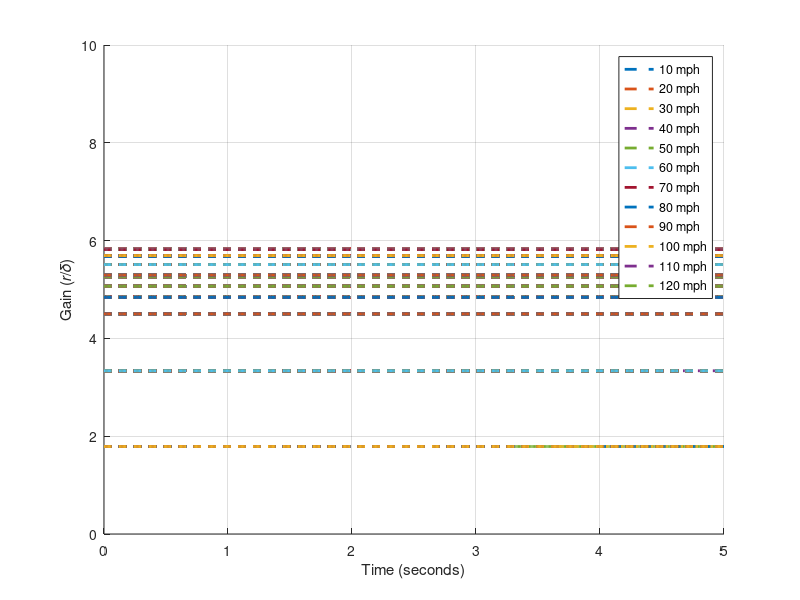
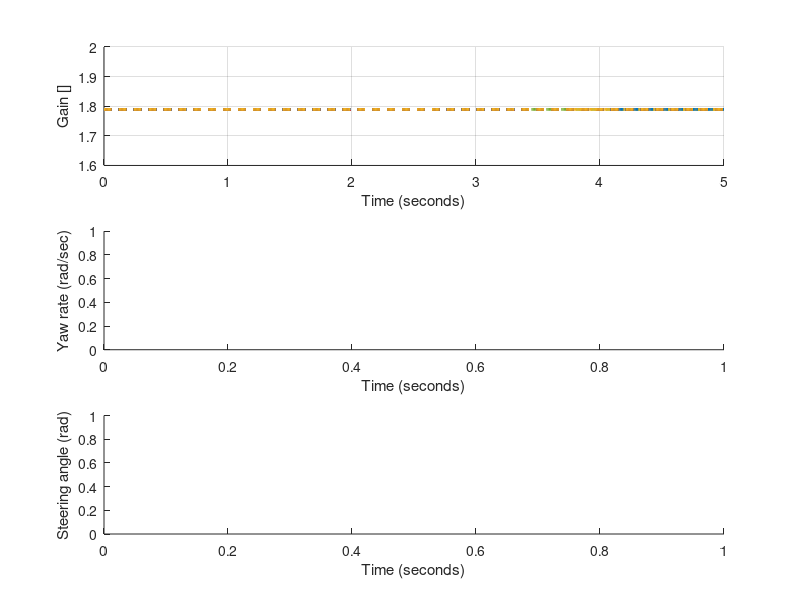

Reproduce these figures in MATLAB, in order. (Note: this script raises an error after producing the figures.)
%% Load some initial values:

% Conversion factors:
deg2rad = pi / 180;
rad2deg = 180 / pi;
in2ft = 1 / 12;
ft2in = 12;
mph2ftps = 5280 / 3600;
ftps2mph = 3600 / 5280;

% Bicycle model parameters:
W = 3000; % lbs
Ws = 2700; % lbs
g = 32.174; % ft/sec^2
x1 = 3.5; % ft
x2 = -4.5; % ft = -1.0; % ft
h = -1.0; % ft
track_width = 6.0; % ft
Iz = 40000 / g; % lbs*ft^2
Ix = 15000 / g; % lbs*ft^2
c = 0.5; % ft
dl_phi_f = 8000; % lbs*ft 
dl_phi_r = 5000; % lbs*ft
dl_dphi_f = 1000; % lbs*ft
dl_dphi_r = 500; % lbs*ft

p = 12*in2ft; % ft
d = 12*in2ft; % ft
gear_ratio = 15; % []
efficiency = 1.0; % Steering gearbox efficiency
Ks = 10*in2ft*rad2deg; % (in*lbs/deg)*(ft/in)*(deg/rad) -> ft*lbs / rad
tm = 3*in2ft; % in*(ft/in)-> ft - Pneumatic trail

% Masses:
m = W / g;
ms = Ws / g;

% u = 30; % ft/sec

C1 = 2*140*180/pi; %*rad2deg; % lbs/deg * (deg/rad) -> lbs / rad
C2 = 2*140*180/pi; % *rad2deg; % lbs/deg * (deg/rad) -> lbs / rad

l2 = x1 - x2; % Wheelbase

%% 1. Repeat the steps in (Part 1: 2-DoF Vehicle) with a three degree of freedom model allowing sprung
% mass roll. Using the steady-state yaw rate response, construct plots from 0 to 120 mph (i.e. 𝛿 ) for
% various speeds without roll steer and with a rear roll steer coefficient of 𝜖𝑟 = −0.03.

% Calculate the steady state gains for different speeds:

speeds = linspace(10, 120, 12)*mph2ftps;

delta2r_gain_arr = zeros(1, length(speeds));

dt = 0.01;
t_initial = 0;
t_final = 5;

t = linspace(t_initial, t_final, (t_final - t_initial) / dt);


figure; 
hold on;
grid on;
xlabel('Time (seconds)');
ylabel('Gain (𝑟/𝛿)');
xlim([t_initial, t_final]);
ylim([0, 10.0]);

% TODO: Calculate K_understeer

% Roll steer:
eps1 = 0;
eps2 = -0.03;

C_phi1 = C1*eps1; C_phi2 = C2*eps2;
Ca = C1 + C2;
Cb = x1*C1 + x2*C2;
Cc = x1*x1*C1 + x2*x2*C2;

% Roll stiffness:
K_phi = (dl_phi_f + dl_phi_f + ms*g*h); % lb*ft / rad
% Roll damping:
D_phi = (dl_dphi_f + dl_dphi_r); % lb*ft/sec / (rad/sec)


legend_arr = cell(1, length(speeds)); 
for i = 1:length(speeds)
    u = speeds(i);

    K_understeer_wout_roll = (-m*(Cb)/(C1*C2*l2));
    K_roll_effect = (ms*h/K_phi)*(Cb*(C_phi1 + C_phi2) - Ca*(x1*C_phi1 + x2*C_phi2))/(C1*C2*l2);

    % K_understeer = K_understeer_wout_roll + K_roll_effect;
    % 
    % delta2r_gain_arr(i) = (u) / (l2 + u*u*K_understeer);
    
    delta2r_gain_arr(i) = (u*C1*(Cb-x1*Ca)) /(Cb*Cb - Ca*Cc + Cb*m*u*u + (x1*Ca*C_phi1 + x2*Ca*C_phi2 - (C_phi1 + C_phi2)*Cb)*(ms*h*u*u / K_phi));

    % plot each gain in an xy plot:
    plot(t, delta2r_gain_arr(i)*ones(length(t)), '--', 'LineWidth', 2);
    legend_arr{i} = [num2str(u*ftps2mph) ' mph'];
    hold on;
end

legend(legend_arr{:});

hold off;

%% 2. Using the 3-DoF equations of motion, simulate the vehicle response to a steering input.
% Determine the steering input required to result in a 400 𝑓𝑡 radius turn (hint: knowing the forward
% speed and radius of a circle, the required yaw rate can be calculated). Repeat the result at
% increments of 10 mph from 10 to 120 mph. Compare the results with the steady-state results from
% 1) above. As before, we are using this step to validate your simulation model.

radius = 400; % ft
speeds = linspace(10, 120, 12);
speeds = speeds*mph2ftps;

% Time domain simulation:
t_initial = 0; % sec
t_final = 5; % sec
dt = 0.01; % sec
t = linspace(t_initial, t_final, (t_final - t_initial) / dt);



figure;
subplot(3,1,1);
xlabel('Time (seconds)');
ylabel('Gain []');
hold on;
grid on;

subplot(3,1,2);
xlabel('Time (seconds)');
ylabel('Yaw rate (rad/sec)');
hold on;

subplot(3,1,3);
xlabel('Time (seconds)');
ylabel('Steering angle (rad)');
hold on;

legend_gains_arr = cell(1, length(speeds));
legend_yaw_rate_arr = cell(1, length(speeds));
legend_steering_angle_arr = cell(1, length(speeds));

eps1 = 0; eps2 = -0.03;

for i = 1:length(speeds)
    u = speeds(i);

    % K_understeer_wout_roll = (-m*(Cb)/(C1*C2*l2));
    % K_roll_effect = (ms*h/K_phi)*(Cb*(C_phi1 + C_phi2) - Ca*(x1*C_phi1 + x2*C_phi2))/(C1*C2*l2);
    
    delta2r_gain_arr(i) = (u*C1*(Cb-x1*Ca)) /(Cb*Cb - Ca*Cc + Cb*m*u*u + (x1*Ca*C_phi1 + x2*Ca*C_phi2 - (C_phi1 + C_phi2)*Cb)*(ms*h*u*u / K_phi));

    subplot(3,1,1);
    plot(t, delta2r_gain_arr(i)*ones(length(t)), '--', 'LineWidth', 2);
    legend_gains_arr{i} = ['s.s gain = ' num2str(delta2r_gain_arr(i)) ' @ ' num2str(u*ftps2mph) 'mph'];
    
    subplot(3,1,2);
    delta2 = (u / radius)*ones(1, length(t));

    % Simulate:
    states_arr2 = simulate_bike_3dof(dt, t, m, x1, x2, C1, C2, Iz, u, delta2, ms, h, K_phi, D_phi, eps1, eps2, Ix, c);
    plot(t, states_arr2(2,:));
    legend_yaw_rate_arr{i} = ['Calculated s.s gain @ ' num2str(u*ftps2mph) ' is ' num2str(states_arr2(2, length(t))/delta2(length(t)))];

    subplot(3,1,3);
    plot(t, delta2);
    legend_steering_angle_arr{i} = ['𝛿 = ' num2str(delta2(1)) ' @ ' num2str(u*ftps2mph) 'mph'];
end


subplot(3,1,1);
legend(legend_gains_arr);
grid on;

subplot(3,1,2);
legend(legend_yaw_rate_arr);
grid on;

subplot(3,1,3);
legend(legend_steering_angle_arr);
grid on;

hold off;

%% 3. Use the steering input calculated in 4) from Part 1 as an input to your simulation. Repeat results
% for the following combinations of roll steer coefficients:

%% Configuration A: 
eps1 = 0.04; eps2 = 0.04;
desired_radius = 400;

K_understeer_wout_roll = (-m*(Cb)/(C1*C2*l2));
K_roll_effectA = (ms*h/K_phi)*(Cb*(C_phi1 + C_phi2) - Ca*(x1*C_phi1 + x2*C_phi2))/(C1*C2*l2);

K_understeerA = K_understeer_wout_roll + K_roll_effectA;

test_model(dt, t, m, x1, x2, C1, C2, Iz, speeds, ms, h, K_phi, D_phi, eps1, eps2, Ix, c, desired_radius);

%% Configuration B:
eps1 = 0.04; eps2 = 0.0;
desired_radius = 400;

C_phi1 = eps1*C1; C_phi2 = eps2*C2;

K_understeer_wout_roll = (-m*(Cb)/(C1*C2*l2));
K_roll_effectB = (ms*h/K_phi)*(Cb*(C_phi1 + C_phi2) - Ca*(x1*C_phi1 + x2*C_phi2))/(C1*C2*l2);

K_understeerB = K_understeer_wout_roll + K_roll_effectB;

test_model(dt, t, m, x1, x2, C1, C2, Iz, speeds, ms, h, K_phi, D_phi, eps1, eps2, Ix, c, desired_radius);

%% Configuration C:
eps1 = 0.04; eps2 = -0.04;
desired_radius = 400;

C_phi1 = eps1*C1; C_phi2 = eps2*C2;

K_understeer_wout_roll = (-m*(Cb)/(C1*C2*l2));
K_roll_effectC = (ms*h/K_phi)*(Cb*(C_phi1 + C_phi2) - Ca*(x1*C_phi1 + x2*C_phi2))/(C1*C2*l2);

K_understeerC = K_understeer_wout_roll + K_roll_effectC;

test_model(dt, t, m, x1, x2, C1, C2, Iz, speeds, ms, h, K_phi, D_phi, eps1, eps2, Ix, c, desired_radius);

%% Configuration D:
eps1 = 0; eps2 = 0.04;
desired_radius = 400;

C_phi1 = eps1*C1; C_phi2 = eps2*C2;

K_understeer_wout_roll = (-m*(Cb)/(C1*C2*l2));
K_roll_effectD = (ms*h/K_phi)*(Cb*(C_phi1 + C_phi2) - Ca*(x1*C_phi1 + x2*C_phi2))/(C1*C2*l2);

K_understeerD = K_understeer_wout_roll + K_roll_effectD;

test_model(dt, t, m, x1, x2, C1, C2, Iz, speeds, ms, h, K_phi, D_phi, eps1, eps2, Ix, c, desired_radius);

%% Configuration E:
eps1 = 0; eps2 = 0;
desired_radius = 400;

C_phi1 = eps1*C1; C_phi2 = eps2*C2;

K_understeer_wout_roll = (-m*(Cb)/(C1*C2*l2));
K_roll_effectE= (ms*h/K_phi)*(Cb*(C_phi1 + C_phi2) - Ca*(x1*C_phi1 + x2*C_phi2))/(C1*C2*l2);

K_understeerE = K_understeer_wout_roll + K_roll_effectE;

test_model(dt, t, m, x1, x2, C1, C2, Iz, speeds, ms, h, K_phi, D_phi, eps1, eps2, Ix, c, desired_radius);

%% Configuration F:
eps1 = 0; eps2 = -0.04;
desired_radius = 400;

C_phi1 = eps1*C1; C_phi2 = eps2*C2;

K_understeer_wout_roll = (-m*(Cb)/(C1*C2*l2));
K_roll_effectF = (ms*h/K_phi)*(Cb*(C_phi1 + C_phi2) - Ca*(x1*C_phi1 + x2*C_phi2))/(C1*C2*l2);

K_understeerF = K_understeer_wout_roll + K_roll_effectF;

test_model(dt, t, m, x1, x2, C1, C2, Iz, speeds, ms, h, K_phi, D_phi, eps1, eps2, Ix, c, desired_radius);

%% Configuration G:
eps1 = -0.04; eps2 = 0.04;
desired_radius = 400;

C_phi1 = eps1*C1; C_phi2 = eps2*C2;

K_understeer_wout_roll = (-m*(Cb)/(C1*C2*l2));
K_roll_effectG = (ms*h/K_phi)*(Cb*(C_phi1 + C_phi2) - Ca*(x1*C_phi1 + x2*C_phi2))/(C1*C2*l2);

K_understeerG = K_understeer_wout_roll + K_roll_effectG;

test_model(dt, t, m, x1, x2, C1, C2, Iz, speeds, ms, h, K_phi, D_phi, eps1, eps2, Ix, c, desired_radius);


%% Configuration H:
eps1 = -0.04; eps2 = 0;
desired_radius = 400;

C_phi1 = eps1*C1; C_phi2 = eps2*C2;

K_understeer_wout_roll = (-m*(Cb)/(C1*C2*l2));
K_roll_effectH = (ms*h/K_phi)*(Cb*(C_phi1 + C_phi2) - Ca*(x1*C_phi1 + x2*C_phi2))/(C1*C2*l2);

K_understeerH = K_understeer_wout_roll + K_roll_effectH;

test_model(dt, t, m, x1, x2, C1, C2, Iz, speeds, ms, h, K_phi, D_phi, eps1, eps2, Ix, c, desired_radius);

%% Configuration I:
eps1 = -0.04; eps2 = -0.04;
desired_radius = 400;

C_phi1 = eps1*C1; C_phi2 = eps2*C2;

K_understeer_wout_roll = (-m*(Cb)/(C1*C2*l2));
K_roll_effectI = (ms*h/K_phi)*(Cb*(C_phi1 + C_phi2) - Ca*(x1*C_phi1 + x2*C_phi2))/(C1*C2*l2);

K_understeerI = K_understeer_wout_roll + K_roll_effectI;

test_model(dt, t, m, x1, x2, C1, C2, Iz, speeds, ms, h, K_phi, D_phi, eps1, eps2, Ix, c, desired_radius);






%% Test the model here:

t_initial = 0;
t_final = 5;
t = linspace(t_initial, t_final, (t_final - t_initial) / dt);

% Generate a step input for the steering angle delta:
delta_test = zeros(1, length(t));
delta_test(1, length(t)/4:length(t)) = 0.1;

states_arr = simulate_bike_3dof(dt, t, m, x1, x2, C1, C2, Iz, u, delta_test, ms, h, K_phi, D_phi, eps1, eps2, Ix, c);

% Time plots for each state:
figure
plot(t, states_arr(1,:));
figure
plot(t, states_arr(2,:));



%% Build Yaw Plane Model with roll:


function states_arr = simulate_bike_3dof(dt, t, m, x1, x2, C1, C2, Iz, u, delta, ms, h, K_phi, D_phi, eps1, eps2, Ix, c)
    % Bicycle model using attack angle conventions + roll as a 3rd degree of freedom:
    % Attack angle is the negative of the slip angle
    % The sign is embedded in the x1 and x2 distances

    % Ordinary bicycle model:
    Ca = C1 + C2;
    Cb = x1*C1 + x2*C2;
    Cc = x1*x1*C1 + x2*x2*C2;
    
    % Roll steer effects:
    C_phi1 = C1*eps1; C_phi2 = C2*eps2;

    % Parallel axis theorem:
    Ix_steiner = Ix + ms*h*h;

    A = [
        -Ca/u, -Cb/u - m*u, 0, C_phi1 + C_phi2;
        -Cb/u, -Cc/u, 0, x1*C_phi1 + x2*C_phi2;
        0, ms*h*u, -D_phi, -K_phi;  
    ];
    
    B = [
        C1;
        x1*C1;
        0; 
    ];

    inertia_matrix = [
        m, 0, -ms*h;
        0, Iz, -ms*h*c;
        -ms*h, -ms*h*c, Ix_steiner;
    ];
    
    
    % Discretize using Euler:    
    
    % Initial conditions:
    states = [0; 0; 0; 0];
    states_arr = zeros(length(states),length(t));
    
    % simulation loop:
    for i = 1:length(t)
        states(1:3) = (states(1:3) + dt*inv(inertia_matrix)*(A*states + B*delta(i))); % inv(inertia_matrix)*(A_dis * states + B_dis * delta(i));
        states(4) = states(4) + dt*states(3);
        states_arr(:, i) = states;
    end
end


function test_model(dt, t, m, x1, x2, C1, C2, Iz, speeds, ms, h, K_phi, D_phi, eps1, eps2, Ix, c, desired_radius)

    % Conversion factors:
    deg2rad = pi / 180;
    rad2deg = 180 / pi;
    in2ft = 1 / 12;
    ft2in = 12;
    mph2ftps = 5280 / 3600;
    ftps2mph = 3600 / 5280;

    % Ordinary bicycle model setup:
    Ca = C1 + C2;
    Cb = x1*C1 + x2*C2;
    Cc = x1*x1*C1 + x2*x2*C2;

    l2 = x1 - x2;

    C_phi1 = C1*eps1; C_phi2 = C2*eps2;
    
    % Calculate our understeering coefficient:
    K_understeer_wout_roll = (-m*(Cb)/(C1*C2*l2));
    K_roll_effect = (ms*h/K_phi)*(Cb*(C_phi1 + C_phi2) - Ca*(x1*C_phi1 + x2*C_phi2))/(C1*C2*l2);
    
    K_understeer = K_understeer_wout_roll + K_roll_effect;


    figure;
    subplot(3,1,1);
    xlabel('Time (seconds)');
    ylabel('Gain []')
    title(['Steady state gain for ε1= ' num2str(eps1) ', ε2= ' num2str(eps2) ' and Ku= ' num2str(K_understeer)]);
    hold on;
    grid on;
    
    subplot(3,1,2);
    xlabel('Time (seconds)');
    ylabel('Yaw rate (rad/sec)');
    title(['Yaw rate response for ε1= ' num2str(eps1) ' and ε2= ' num2str(eps2)]);
    hold on;
    
    subplot(3,1,3);
    xlabel('Time (seconds)');
    ylabel('Steering angle (rad)');
    title(['Steering angle input for R= ' num2str(desired_radius) ' ft']);
    hold on;
    
    legend_gains_arr = cell(1, length(speeds));
    legend_yaw_rate_arr = cell(1, length(speeds));
    legend_steering_angle_arr = cell(1, length(speeds));


    % Simulate for different speeds:
    for i = 1:length(speeds)

        u = speeds(i);
        
        delta2r_gain_arr(i) = (u*C1*(Cb-x1*Ca)) /(Cb*Cb - Ca*Cc + Cb*m*u*u + (x1*Ca*C_phi1 + x2*Ca*C_phi2 - (C_phi1 + C_phi2)*Cb)*(ms*h*u*u / K_phi));
    
        subplot(3,1,1);
        plot(t, delta2r_gain_arr(i)*ones(length(t)), '--', 'LineWidth', 2);
        legend_gains_arr{i} = ['s.s gain = ' num2str(delta2r_gain_arr(i)) ' @ ' num2str(u*ftps2mph) 'mph'];
        
        subplot(3,1,2);
        delta = (u / desired_radius)*ones(1, length(t));
    
        % Simulate:
        states_arr2 = simulate_bike_3dof(dt, t, m, x1, x2, C1, C2, Iz, u, delta, ms, h, K_phi, D_phi, eps1, eps2, Ix, c);
        plot(t, states_arr2(2,:));
        legend_yaw_rate_arr{i} = ['Yaw rate @ ' num2str(u*ftps2mph) 'mph'];
    
        subplot(3,1,3);
        plot(t, delta);
        legend_steering_angle_arr{i} = ['𝛿 = ' num2str(delta(1)) ' @ ' num2str(u*ftps2mph) 'mph'];

    end
    
    
    subplot(3,1,1);
    legend(legend_gains_arr);
    grid on;
    
    subplot(3,1,2);
    legend(legend_yaw_rate_arr);
    grid on;

    subplot(3,1,3);
    legend(legend_steering_angle_arr);
    grid on;
    
    hold off;
    
end


function delta = slope_it_down(t, dt, at, delta, left_bound, right_bound, slope)

    time_to_reach = (right_bound - left_bound) / slope; % time units
    delta(1, at/dt:(at + time_to_reach)/dt) = left_bound + slope * (t(at/dt:(at + time_to_reach)/dt) - t(at/dt)); % * sign(right_bound - left_bound);

end








